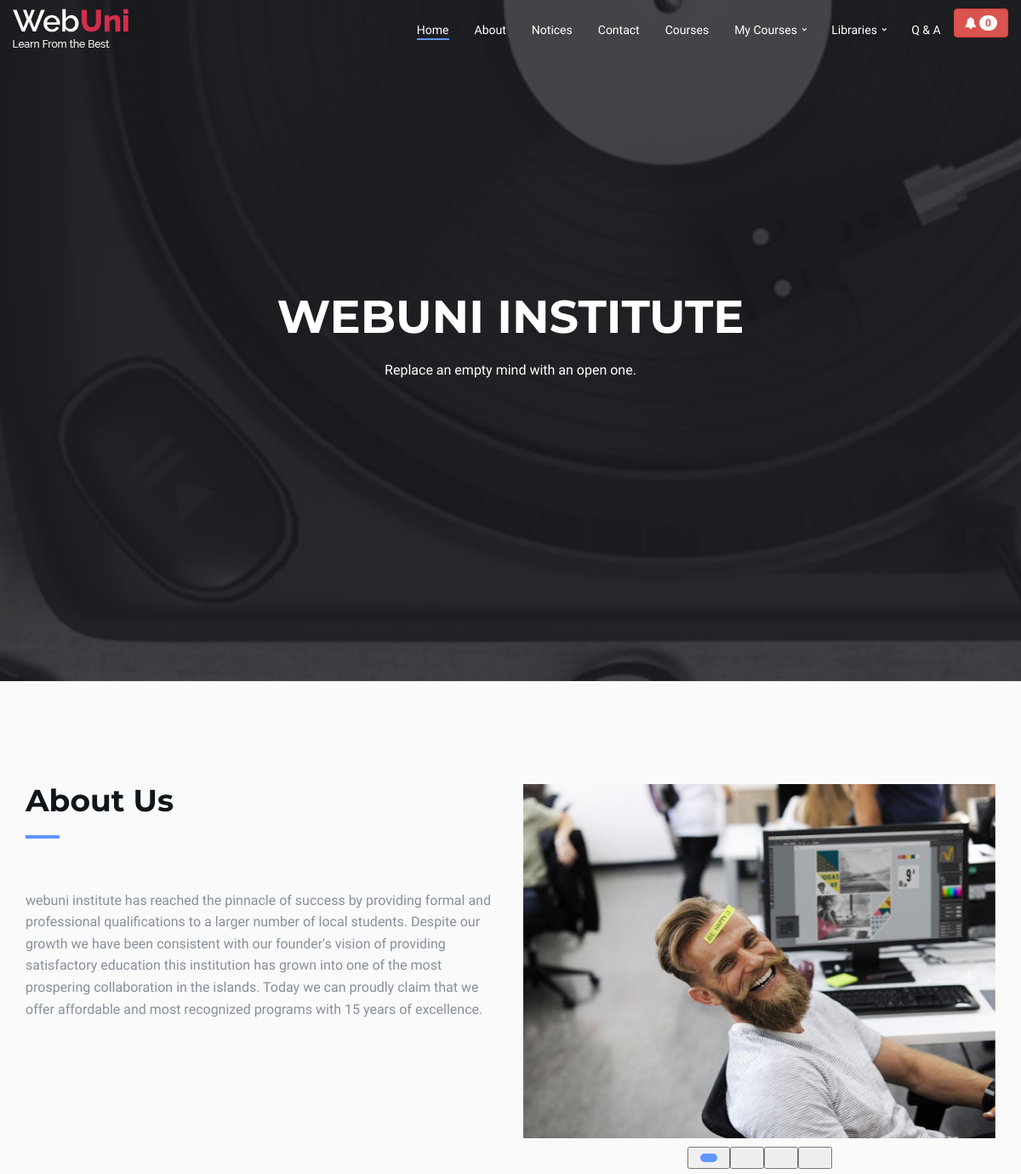
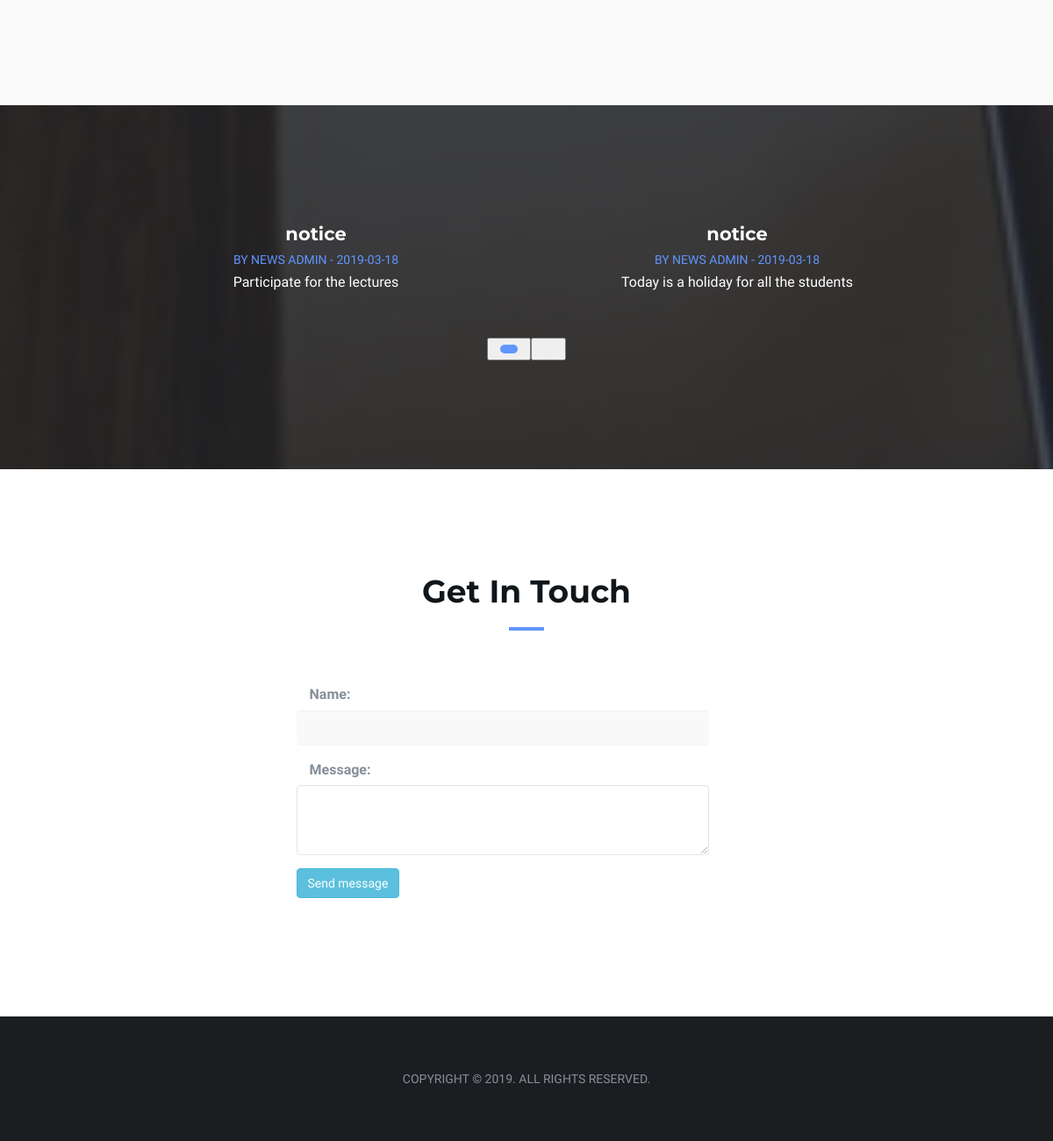
Screenshot of /main.php with the database file from the repository (2 pictures, top to bottom).
### tables this page shows
CREATE TABLE `notice` (
  `id` int(11) NOT NULL,
  `subject` varchar(50) NOT NULL,
  `messageNote` varchar(255) NOT NULL,
  `datet` date NOT NULL
);

### main.php (the view, shortened to what this page needs)
<!DOCTYPE html>
<html lang="en">
<?php
include('db/dbcon.php');
?>
<head>
  <link rel="stylesheet" href="https://maxcdn.bootstrapcdn.com/bootstrap/3.3.6/css/bootstrap.min.css" />
  <link type="text/css" rel="stylesheet" href="css/bootstrap.min.css" />
  <link type="text/css" rel="stylesheet" href="css/owl.carousel.css" />
  <link type="text/css" rel="stylesheet" href="css/owl.theme.default.css" />
  <link type="text/css" rel="stylesheet" href="css/magnific-popup.css" />
  <link rel="stylesheet" href="css/font-awesome.min.css">
  <link type="text/css" rel="stylesheet" href="css/style.css" />
</head>
<body>
  <header id="home">
    <div class="bg-img" style="background-image: url('./img/background1.jpg');">
      <div class="overlay"></div>
    </div>
    <nav id="nav" class="navbar nav-transparent">
      <div class="container">
        <div class="navbar-header">
          <div class="navbar-brand">
            <a href="index.html">
              <img class="logo-alt" src="img/logo.png" alt="logo">
            </a>
          </div>
        </div>
          <?php
          $enrolled = "SELECT * FROM enrolled_courses WHERE user_name = '$user'";
          $enrolled_results = $db->query($enrolled);
          $data = mysqli_fetch_assoc($enrolled_results);
          ?>
        <ul class="main-nav nav navbar-nav navbar-right">
          <li><a href="#home">Home</a></li>
          <li><a href="#about">About</a></li>
          <li><a href="#testimonial">Notices</a></li>
          <li><a href="#contact">Contact</a></li>
          <li><a href="course.php">Courses</a></li>
          <?php if($data['user_name'] == $user){
              echo '<li class="has-dropdown"><a href="#">My Courses</a>
                          <ul class="dropdown">';
              echo '</ul>
                  </li>';
          }?>
          <li class="has-dropdown"><a href="#">Libraries</a>
          </li>
          <li><a href="qa.php">Q & A</a></li>
              <?php
              $n = 'select * from notification where status = 0';
              $result1 = $db->query($n);
              $num = mysqli_num_rows($result1);
               ?>
              <button class="btn btn-danger dropdown-toggle" id="menu1" type="button" data-toggle="dropdown">
                <span class="fa fa-bell"></span>&nbsp;<span class="badge"><?= $num; ?></span></button>
          </ul>
        </div>
      </nav>
      <div class="home-wrapper">
        <div class="container">
          <div class="row">
  					<div class="col-md-10 col-md-offset-1">
  						<div class="home-content">
  							<h1 class="white-text">WEBUNI INSTITUTE</h1>
  							<p class="white-text">Replace an empty mind with an open one.</p>
  						</div>
  					</div>
          </div>
        </div>
      </div>
    </header>
    <div id="about" class="section md-padding bg-grey">
      <div class="container">
        <div class="row">
  				<div class="col-md-6">
  					<div class="section-header">
  						<h2 class="title">About Us</h2>
  					</div>
  					<p>webuni institute has reached the pinnacle of success by providing formal and professional qualifications to a larger number of local students.
  Despite our growth we have been consistent with our founder's vision of providing satisfactory education this institution has grown into one of the most prospering
  collaboration in the islands. Today we can proudly claim that we offer affordable and most recognized programs with 15 years of excellence.
  </p>
  				</div>
          <div class="col-md-6">
            <div id="about-slider" class="owl-carousel owl-theme">
              <img class="img-responsive" src="./img/about1.jpg" alt="">
            </div>
          </div>
        </div>
      </div>
    </div>
  <div id="testimonial" class="section md-padding">
    <div class="bg-img" style="background-image: url('./img/blog2.jpg');">
      <div class="overlay"></div>
    </div>
    <div class="container">
      <div class="row">
        <div class="col-md-10 col-md-offset-1">
          <div id="testimonial-slider" class="owl-carousel owl-theme">
            <?php
              $sql5 = "select * from notice";
              $record = $db->query($sql5);
              while($row = mysqli_fetch_assoc($record))
              {
            ?>
            <div class="testimonial  text-center">
                <h3 class="white-text"><?= $row['subject']; ?></h3>
                <span>By News Admin - <?= $row['datet']; ?></span>
              <p class="white-text"><?= $row['messageNote']; ?></p>
            </div>
            <?php } ?>
          </div>
        </div>
      </div>
    </div>
  </div>
    <div id="contact" class="section md-padding">
      <div class="container">
        <div class="row">
          <div class="section-header text-center">
            <h2 class="title">Get in touch</h2>
          </div>
          <div class="col-md-8 col-md-offset-3">
            <form method="post" id="contact-form">
              <div class="form-group col-md-8">
                <label class="control-label col-sm-2" for="c_code">Name: </label>
                <input type="text" name="name" id="name" class="form-control">
              </div>
              <div class="form-group col-md-8">
                <label class="control-label col-sm-2" for="c_code">Message: </label>
                <textarea name="message" id="message" class="form-control" rows="3"></textarea>
              </div>
              <div class="form-group col-md-8">
                <input type="submit" name="post" id="post" class="btn btn-info" value="Send message" />
              </div>
            </form>
          </div>
        </div>
      </div>
    </div>
    <footer id="footer" class="sm-padding bg-dark">
      <div class="container">
        <div class="row">
          <div class="col-md-12">
            <div class="footer-copyright">
              <p>Copyright © 2019. All Rights Reserved.</p>
            </div>
          </div>
        </div>
      </div>
    </footer>
  </body>
  </html>

### css/style.css (style rules this page uses)
body { font-family: 'Varela Round', sans-serif; font-size: 16px; line-height: 1.6; overflow-x: hidden; color: #868F9B; }
h1, h2, h3, h4, h5, h6 { font-family: 'Montserrat', sans-serif; font-weight: 700; margin-top: 0px; margin-bottom: 20px; color: #10161A; }
h1 { font-size: 54px; }
h2 { font-size: 36px; }
h3 { font-size: 21px; }
a { color: #6195FF; text-decoration: none; -webkit-transition: 0.2s opacity; transition: 0.2s opacity; }
.white-text { color: #FFF; }
ul, ol { margin: 0; padding: 0; list-style: none }
.section { position: relative; }
.md-padding { padding-top: 120px; padding-bottom: 120px; }
.sm-padding { padding-top: 60px; padding-bottom: 60px; }
.bg-grey { background-color: #FAFAFA; border-top: 1px solid #EEE; border-bottom: 1px solid #EEE; }
.bg-dark { background-color: #1C1D21; }
.bg-img { position: absolute; left: 0; top: 0; right: 0; bottom: 0; z-index: -1; background-position: center; background-size: cover; background-attachment: fixed; }
.bg-img .overlay { position: absolute; left: 0; top: 0; right: 0; bottom: 0; opacity: .8; background: #1C1D21; }
.section-header { position: relative; margin-bottom: 60px; }
.section-header .title { text-transform: capitalize; }
.title:after { content:""; display:block; height:4px; width:40px; background-color: #6195FF; margin-top: 20px; }
.text-center .title:after { margin: 20px auto 0px; }
input[type="text"], input[type="email"], input[type="password"], input[type="number"], input[type="date"], input[type="url"], input[type="tel"], textarea { height: 40px; width: 100%; border: none; background: #F4F4F4; border-bottom: 2px solid #EEE; color: #354052; padding: 0px 10px; opacity: 0.5; -webkit-transition: 0.2s border-color, 0.2s opacity; transition: 0.2s border-color, 0.2s opacity; }
textarea { padding: 10px 10px; min-height: 80px; resize: vertical; }
.navbar-brand { padding: 0; }
.navbar-brand .logo, .navbar-brand .logo-alt { max-height: 50px; display: block; }
#nav { padding: 10px 0px; background: #FFF; -webkit-transition: 0.2s padding; transition: 0.2s padding; z-index: 999; }
#nav.navbar { border: none; border-radius: 0; margin-bottom: 0px; }
#nav.nav-transparent { background: transparent; }
@media only screen and (min-width: 768px) { .main-nav li { padding: 0px 15px; } }
@media only screen and (min-width: 768px) { .main-nav li a { font-size: 14px; -webkit-transition: 0.2s color; transition: 0.2s color; } }
@media only screen and (min-width: 768px) { .main-nav>li>a { color: #10161A; padding: 15px 0px; } }
@media only screen and (min-width: 768px) { #nav.nav-transparent:not(.fixed-nav) .main-nav>li>a { color: #fff; } }
@media only screen and (min-width: 768px) { .main-nav>li>a:hover, .main-nav>li>a:focus, .main-nav>li.active>a { background: transparent; color: #6195FF; } }
@media only screen and (min-width: 768px) { .main-nav>li>a:after { content: ""; display: block; background-color: #6195FF; height: 2px; width: 0%; -webkit-transition: 0.2s width; transition: 0.2s width; } }
@media only screen and (min-width: 768px) { .main-nav>li>a:hover:after, .main-nav>li.active>a:after { width: 100%; } }
@media only screen and (min-width: 768px) { .has-dropdown { position: relative; } }
@media only screen and (min-width: 768px) { .has-dropdown>a:before { font-family: 'FontAwesome'; content: "\f054"; font-size: 6px; margin-left: 6px; float: right; -webkit-transform: rotate(90deg); -ms-transform: rotate(90deg); transform: rotate(90deg); -webkit-transition: 0.2s transform; transition: 0.2s transform; } }
header { position: relative; }
#home { height: 100vh; }
#home .home-wrapper { position: absolute; left: 0px; right: 0px; top: 50%; -webkit-transform: translateY(-50%); -ms-transform: translateY(-50%); transform: translateY(-50%); text-align: center; }
.home-content h1 { text-transform: uppercase; }
.testimonial { margin: 15px 0px; }
.testimonial h3 { margin-bottom: 5px; }
.testimonial span { font-size: 14px; color: #6195FF; text-transform: uppercase; }
#footer { position: relative; }
.footer-copyright p { text-align: center; font-size: 14px; text-transform: uppercase; margin: 0; }

### rows the page displays
notice: subject "notice", datet "2019-03-18", messageNote "Participate for the lectures"
notice: subject "notice", datet "2019-03-18", messageNote "Today is a holiday for all the students"

### other values shown
$num "0"
